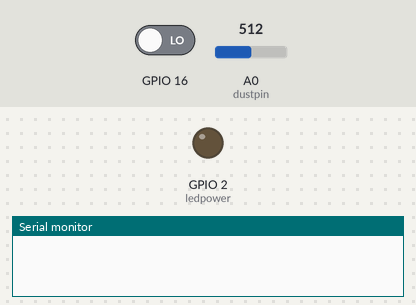
Bench run of a sketch on a simulated ESP8266 (NodeMCU). Parts: output pins drawn as LEDs (lit = HIGH), the last lines printed to the serial monitor. The test bench sets the inputs (shaded band); at power-on: GPIO 16 LOW, A0 (dustpin) = 512. WiFi joins after 1.5 s; servers stay silent unless stated; no MQTT or app messages arrive unless stated.

Above: at 0.0 s.
At 2.6 s:
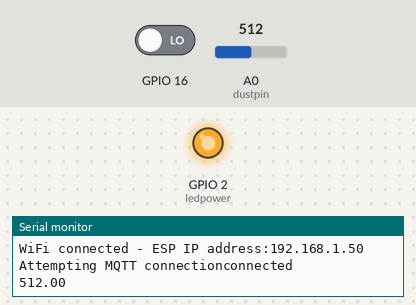
Timing chart, 0 to 4.1 s (numbered marks = the images above):
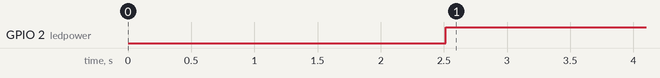

The sketch:

sensor.ino
```cpp
#include <ESP8266WiFi.h>
#include <PubSubClient.h>
#include <SoftwareSerial.h>
const char* ssid = "BSSM_EN";
const char* password = "12345678";
const char* mqtt_server = "192.168.4.99";
int dustpin = A0;
int ledpower = 2;

WiFiClient espClient;
PubSubClient client(espClient);
void callback(char* topic, byte* message, unsigned int length) {
  Serial.print("Message arrived on topic:");
  Serial.print(topic);
  Serial.print(".Message:");
  String messageTemp;
  for (int i = 0; i < length; i++) {
    Serial.print((char)message[i]);
    messageTemp += (char)message[i];
  }
  Serial.println();
}
void setup_wifi() {
  delay(10);
  Serial.println();
  Serial.print("Connecting");
  Serial.println(ssid);
  WiFi.begin(ssid, password);
  while (WiFi.status() != WL_CONNECTED) {
    delay(500);
    Serial.println(".");
  }
  Serial.println("");
  Serial.print("WiFi connected - ESP IP address:");
  Serial.println(WiFi.localIP());
}
void reconnect() {
  while (!client.connected()) {
    Serial.print("Attempting MQTT connection");
    if (client.connect("ESP8266Client")) {
      Serial.println("connected");
    } else {
      Serial.print(" failed,rc=");
      Serial.print(client.state());
      Serial.println(" try again in 5 seconds");
      delay(5000);
    }
  }
}
void setup() {
  Serial.begin(115200);
  setup_wifi();
  client.setServer(mqtt_server, 1883);
  client.setCallback(callback);
  delay(1000);

  pinMode(16,INPUT);
  pinMode(ledpower,OUTPUT);
  pinMode(dustpin,INPUT);
}
void loop() {
  digitalWrite(ledpower,LOW);
  float dustval = analogRead(dustpin);
  digitalWrite(ledpower,HIGH);
  float dustDestiny = (0.172*(dustval*(5/1024.0)))*1000;
  bool sun = digitalRead(16);
  if (!client.connected()) {
    reconnect();
  }
  if (!client.loop())
    client.connect("ESP8266Client");
  static char dustVal[7];

  Serial.println(dustval);
  delay(3000);
  dtostrf(dustval, 6, 2,dustVal);
  Serial.print(dustval);
  Serial.println("send");
  client.publish("MY_TOPIC", dustVal);

}
```

Measured:
- by itself, GPIO 2 (ledpower): LOW → HIGH at 2.5 s
